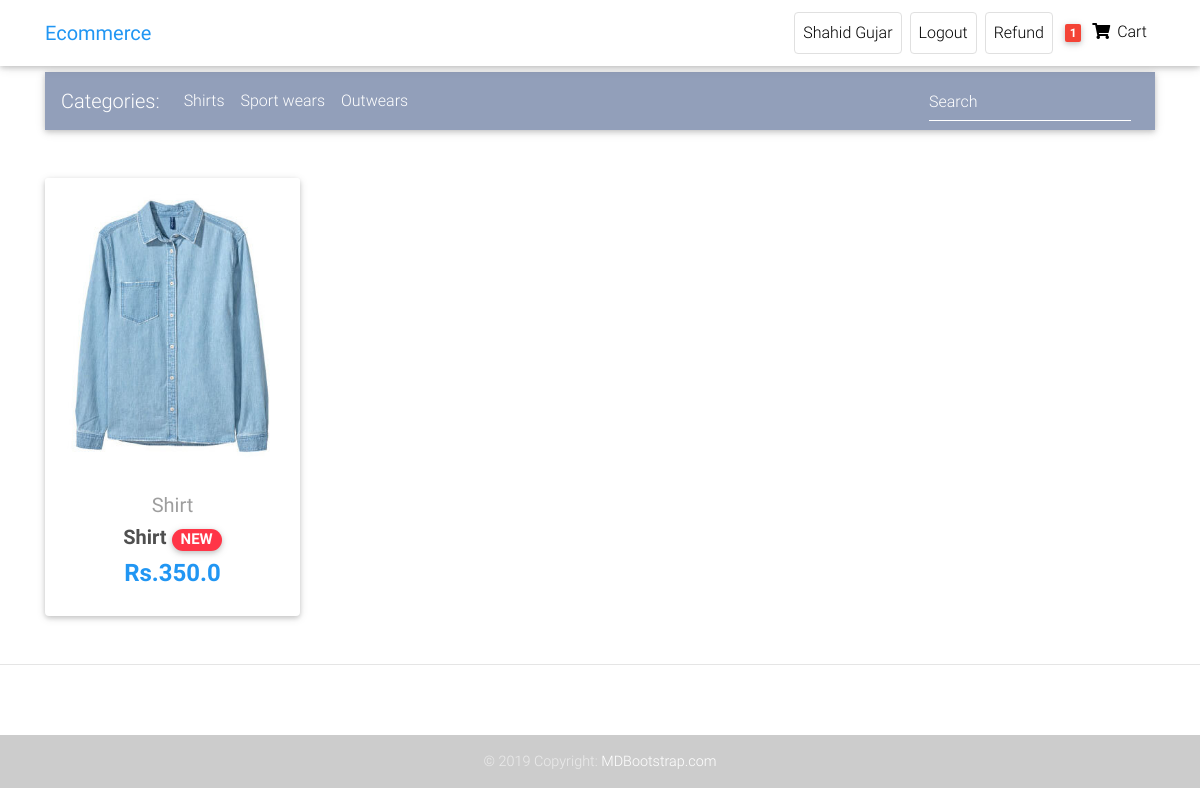
/ (signed in), run on an earlier commit of the app's database.
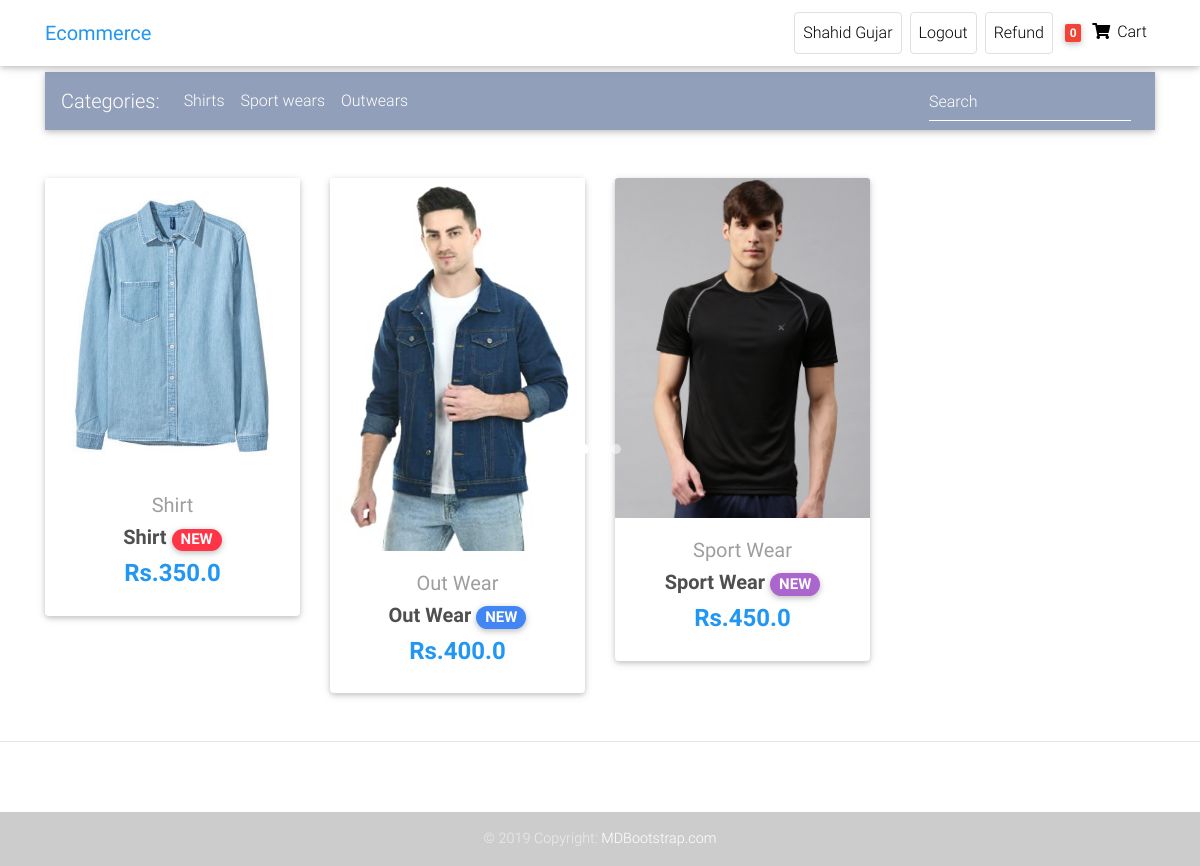
And on a later commit of the database.
### front/models.py (models this page shows, shortened)
class Customer(AbstractUser):#Users is customer here
    phone=models.CharField(max_length=12,default="")
    gender=models.CharField(max_length=15,default="")
    user_address=models.CharField(max_length=50,default="")

class Order(models.Model):
    user=models.ForeignKey(Customer,on_delete=models.CASCADE)
    ref_code=models.CharField(max_length=20,blank=True,null=True)
    items=models.ManyToManyField(OrderItem)
    start_date = models.DateTimeField(auto_now_add=True)
    ordered_date=models.DateField()
    ordered=models.BooleanField(default=False)
    billing_address=models.ForeignKey('Address',related_name='billing_address',on_delete=models.SET_NULL,blank=True,null=True)
    shipping_address=models.ForeignKey('Address',related_name='shipping_address',on_delete=models.SET_NULL,blank=True,null=True)
    payment_detail=models.ForeignKey('Payments',on_delete=models.SET_NULL,blank=True,null=True)
    coupon=models.ForeignKey('Coupon',on_delete=models.SET_NULL,blank=True,null=True)
    being_delivered=models.BooleanField(default=False)#deliver hogaya
    received=models.BooleanField(default=False)#order hmne receive karliya
    order_status=models.CharField(choices=status,max_length=10,default='Pe')
    refund_requested=models.BooleanField(default=False)
    refund_granted=models.BooleanField(default=False)

class Item(models.Model):
    title=models.CharField(max_length=50)
    price=models.FloatField()
    discount_price=models.FloatField(blank=True,null=True)
    category=models.CharField(choices=CATEGORY_CHOICES,max_length=2)
    label=models.CharField(choices=LABEL_CHOICES,max_length=1)
    slug=models.SlugField()
    description=models.TextField()
    image=models.ImageField(upload_to='Images',null=True,blank=True)
    def get_absolute_url(self):
        return reverse("product", kwargs={"slug": self.slug})

### front/views.py (the view)
# urls.py: path('', HomeView.as_view(),name="home"),
class HomeView(LoginRequiredMixin,ListView):
    model=Item
    paginate_by=5
    template_name='ecommerce/home-page.html'

### front/templatetags/cart_template_tags.py (called while the page is built)
@register.filter
def cart_item_count(user):
    if user.is_authenticated:
        qs=Order.objects.filter(user=user,ordered=False)
        if qs.exists():
            return qs[0].items.count()
    return 0

### front/templates/Ecommerce/home-page.html (shortened to what this page needs)
<!DOCTYPE html>
{% load static %}
{% load cart_template_tags %}
<html lang="en">
<head>
  {% block head %}
  <link rel="stylesheet" href="https://use.fontawesome.com/releases/v5.11.2/css/all.css">
  <link href="{% static 'css/bootstrap.min.css' %}" rel="stylesheet">
  <link href="{% static 'css/mdb.min.css' %}" rel="stylesheet">
  <link href="{% static 'static' %}" rel="stylesheet">
  {% endblock head %}
</head>
<body>
{% block body %}
  <nav class="navbar fixed-top navbar-expand-lg navbar-light white scrolling-navbar">
    <div class="container">
      <a class="navbar-brand waves-effect" href="/" >
        <strong class="blue-text">Ecommerce</strong>
      </a>
      <div class="collapse navbar-collapse" id="navbarSupportedContent">
        <ul class="navbar-nav nav-flex-icons">
          {% if request.user.is_authenticated %}
          <li class="nav-item mx-1">
            <a href="#" class="nav-link border border-light rounded waves-effect"
              target="_blank">
              {{request.user.first_name}}
            </a>
          </li>
          <li class="nav-item mx-1">
            <a href="{% url 'logout' %}" class="nav-link border border-light rounded waves-effect"
              target="_blank">
              Logout
            </a>
          </li>
          <li class="nav-item mx-1">
            <a href="{% url 'request-refund' %}" class="nav-link border border-light rounded waves-effect"
              target="_blank">
              Refund
            </a>
          </li>
          {% endif %}
          <li class="nav-item">
            <a href="{% url 'order-summary' %}" class="nav-link waves-effect">
              <span class="badge red z-depth-1 mr-1"> {{request.user|cart_item_count}} </span>
              <i class="fas fa-shopping-cart"></i>
              <span class="clearfix d-none d-sm-inline-block"> Cart </span>
            </a>
          </li>
        </ul>
      </div>
    </div>
  </nav>
  <div id="carousel-example-1z" class="carousel slide carousel-fade pt-4" data-ride="carousel">
    <ol class="carousel-indicators">
      <li data-target="#carousel-example-1z" data-slide-to="0" class="active"></li>
      <li data-target="#carousel-example-1z" data-slide-to="1"></li>
      <li data-target="#carousel-example-1z" data-slide-to="2"></li>
    </ol>
  <main>
    <div class="container mt-5">
      <nav class="navbar navbar-expand-lg navbar-dark mdb-color lighten-3 mt-3 mb-5">
        <span class="navbar-brand">Categories:</span>
        <div class="collapse navbar-collapse" id="basicExampleNav">
          <ul class="navbar-nav mr-auto">
            <li class="nav-item">
              <a class="nav-link" href="{% url 'filter-shirt' 'shirt' %}">Shirts</a>
            </li>
            <li class="nav-item">
              <a class="nav-link" href="{% url 'filter-sport' 'sport-wear' %}">Sport wears</a>
            </li>
            <li class="nav-item">
              <a class="nav-link" href="{% url 'filter-outwear' 'out-wear' %}">Outwears</a>
            </li>
          </ul>
          <form class="form-inline" method="GET" action="{% url 'search' %}">
            <div class="md-form my-0">
              <input class="form-control mr-sm-2" type="text" name="data" placeholder="Search" aria-label="Search">
            </div>
          </form>
        </div>
      </nav>
      <section class="text-center mb-4">
        <div class="row wow fadeIn">
        {% for item in object_list %}
          <div class="col-lg-3 col-md-6 mb-4">
            <div class="card">
              <div class="view overlay">
                <img src="{{item.image.url}}" class="card-img-top"
                  alt="">
              </div>
              <div class="card-body text-center">
                <a href="" class="grey-text">
                  <h5>{{item.get_category_display}}</h5>
                </a>
                <h5>
                  <strong>
                    <a href="{{item.get_absolute_url}}" class="dark-grey-text">{{item.title}}
                      <span class="badge badge-pill {{item.get_label_display}}-color">NEW</span>
                    </a>
                  </strong>
                </h5>
                {% if item.discount_price %}
                <h4 class="font-weight-bold blue-text">
                  <strong>Rs.{{item.discount_price}}</strong>
                </h4>
                {% else %}<h4 class="font-weight-bold blue-text">
                  <strong>Rs.{{item.price}}</strong>
                </h4>{% endif %}
              </div>
            </div>
          </div>
          {% endfor %}
        </div>
      </section>
    </div>
  </main>
  <footer class="page-footer text-center font-small mt-4 wow fadeIn">
    <hr class="my-4">
    <div class="pb-4">
      <a href="https://www.facebook.com/mdbootstrap" target="_blank">
        <i class="fab fa-facebook-f mr-3"></i>
      </a>
      <a href="https://twitter.com/MDBootstrap" target="_blank">
        <i class="fab fa-twitter mr-3"></i>
      </a>
      <a href="https://www.youtube.com/watch?v=7MUISDJ5ZZ4" target="_blank">
        <i class="fab fa-youtube mr-3"></i>
      </a>
      <a href="https://plus.google.com/u/0/b/107863090883699620484" target="_blank">
        <i class="fab fa-google-plus-g mr-3"></i>
      </a>
      <a href="https://dribbble.com/mdbootstrap" target="_blank">
        <i class="fab fa-dribbble mr-3"></i>
      </a>
      <a href="https://pinterest.com/mdbootstrap" target="_blank">
        <i class="fab fa-pinterest mr-3"></i>
      </a>
      <a href="https://github.com/mdbootstrap/bootstrap-material-design" target="_blank">
        <i class="fab fa-github mr-3"></i>
      </a>
      <a href="http://codepen.io/mdbootstrap/" target="_blank">
        <i class="fab fa-codepen mr-3"></i>
      </a>
    </div>
    <div class="footer-copyright py-3">
      © 2019 Copyright:
      <a href="https://mdbootstrap.com/education/bootstrap/" target="_blank"> MDBootstrap.com </a>
    </div>
  </footer>
  {% endblock body %}
</body>
</html>

### front/templates/Ecommerce/home-page.html (style rules this page uses)
html, body, header, .carousel { height: 60vh; }

What changed in the data, as far as the page shows it:
changed Customer "Shahid Gujar": user|cart_item_count "1" → "0"
added Item: image (picture), category "Out Wear", title "Out Wear", price "400.0"
added Item: image (picture), category "Sport Wear", title "Sport Wear", discount_price "450.0"
